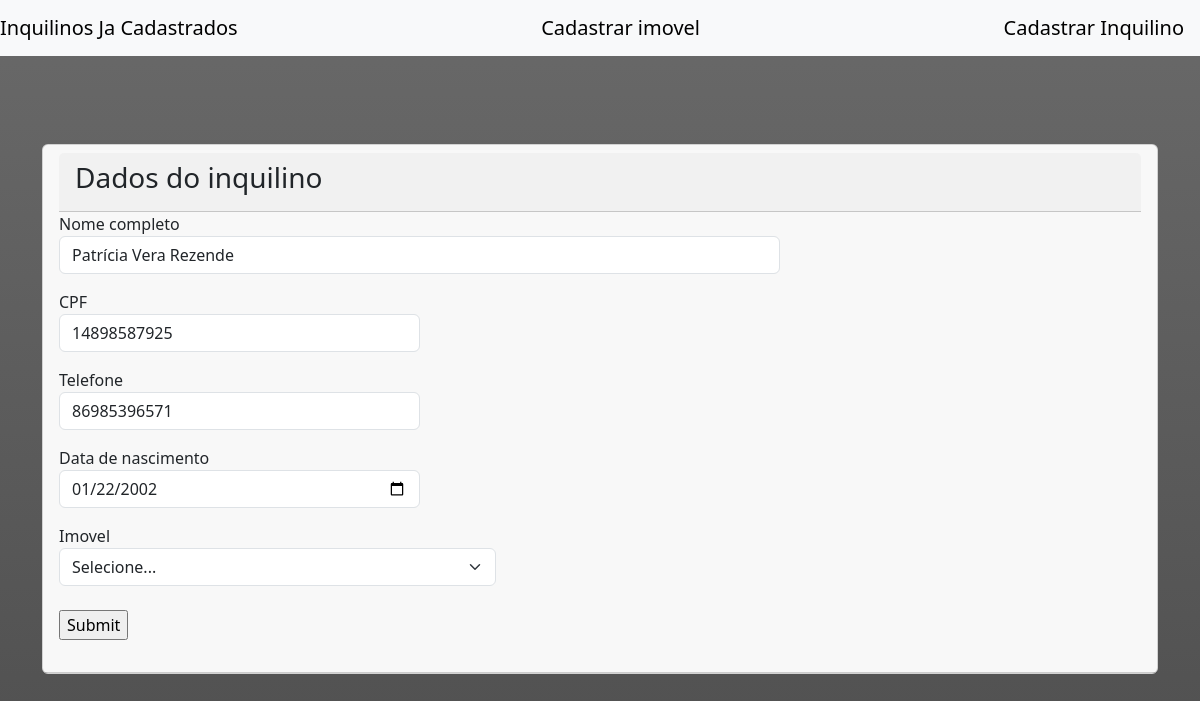
The page /editarInquilinos.php?cpfInquilino=14898587925 on the database its author committed.
### tables this page shows
CREATE TABLE inquilinos (
  idinquilinos int NOT NULL AUTO_INCREMENT,
  nomeInquilino varchar(45) NOT NULL,
  cpfInquilino varchar(45) NOT NULL,
  telefoneInquilino varchar(45) NOT NULL,
  dataNascimentoInquilino date NOT NULL,
  id_imovel int NOT NULL,
  PRIMARY KEY (idinquilinos,cpfInquilino));

### editarInquilinos.php (the view, shortened to what this page needs)
<?php
if (!empty($_GET['cpfInquilino'])) {
    include_once("conexao.php");
    $cpf = $_GET['cpfInquilino'];
    $consultasql = "SELECT * FROM inquilinos WHERE cpfInquilino =$cpf";
    $result = $link->query($consultasql);
    if ($result->num_rows > 0) {
        while ($user_data = mysqli_fetch_assoc($result)) {
            $name = $user_data['nomeInquilino'];
            $cpf = $user_data['cpfInquilino'];
            $telefone = $user_data['telefoneInquilino'];
            $dataNascimento = $user_data['dataNascimentoInquilino'];
            $imovelAlugado = $user_data['id_imovel'];
        }
    } else {
        header('Location: index.php');
    }
}
?>
<!DOCTYPE html>
<html lang="en">
<head>
    <link href="https://cdn.jsdelivr.net/npm/bootstrap@5.3.0-alpha1/dist/css/bootstrap.min.css" rel="stylesheet">
</head>
<body>
    <nav class="navbar fixed-top navbar-light bg-light">
        <a class="navbar-brand" href="index.php">Inquilinos Ja Cadastrados</a>
        <a class="navbar-brand" href="adicionarImovel.php">Cadastrar imovel</a>
        <a class="navbar-brand" href="adicionarInquilinos.php">Cadastrar Inquilino</a>
    </nav>
    <br>
    <br>
    <br>
    <br>
    <br>
    <br>
    <div class="container">
        <div class="card">
            <div class="card-header">
                <div class="card-header">
                    <h3>Dados do inquilino</h3>
                </div>
                <form method="post" action="updateInquilinos.php">
                    <div class="form-row">
                        <div class="col-md-8 mb-3">
                            <label for="validationCustom01">Nome completo</label>
                            <input type="text" class="form-control" id="nomeCompletoInquilino" name="nomeCompletoInquilino" value="<?php echo $name ?>" placeholder="Digite o Nome completo" required>
                        </div>
                    </div>
                    <div class="form-row">
                        <div class="col-md-4 mb-3">
                            <label for="validationCustom04">CPF</label>
                            <input type="text" class="form-control" id="cpfInquilino" name="cpfInquilino" value="<?php echo $cpf ?>" placeholder="Digite o CPF" required>
                        </div>
                        <div class="col-md-4 mb-3">
                            <label for="validationCustom05">Telefone</label>
                            <input type="text" class="form-control" id="telefoneInquilino" name="telefoneInquilino" placeholder="Digite o Telefone" value="<?php echo $telefone ?>" required>
                        </div>
                        <div class="col-md-4 mb-3">
                            <label for="validationCustom05">Data de nascimento</label>
                            <input type="date" class="form-control" id="dataNascimentoInquilino" name="dataNascimentoInquilino" placeholder="Digite sua data de nascimento" value="<?php echo $dataNascimento ?>" required>
                        </div>
                    </div>
                    <div class="row">
                        <div class="col-md-5">
                            <label for="">Imovel</label>
                            <select class="form-select" aria-label="Default select example imovelAlugado" id="imovelAlugado" value="<?php echo $imovelAlugado ?>" name="imovelAlugado">
                                <option>Selecione...</option>
                                <?php
                                include_once("conexao.php");
                                $query = "SELECT idimovel FROM imovel";
                                $imoveis = $link->query($query);
                                print_r($imoveis);
                                ?>
                            </select>
                        </div>
                    </div>
                    <br>
                    <input type="submit" name="update" id="update">
                    <br>
                    <br>
                </form>
            </div>
        </div>
    </div>
</body>
</html>

### editarInquilinos.php (style rules this page uses)
body { background-image: linear-gradient(#696969, #4F4F4F); height: 100vh; }

### rows shown on the page
inquilinos: nomeCompletoInquilino "Patrícia Vera Rezende", cpfInquilino "14898587925", telefoneInquilino "86985396571", dataNascimentoInquilino "01/22/2002", imovelAlugado "Selecione..."
